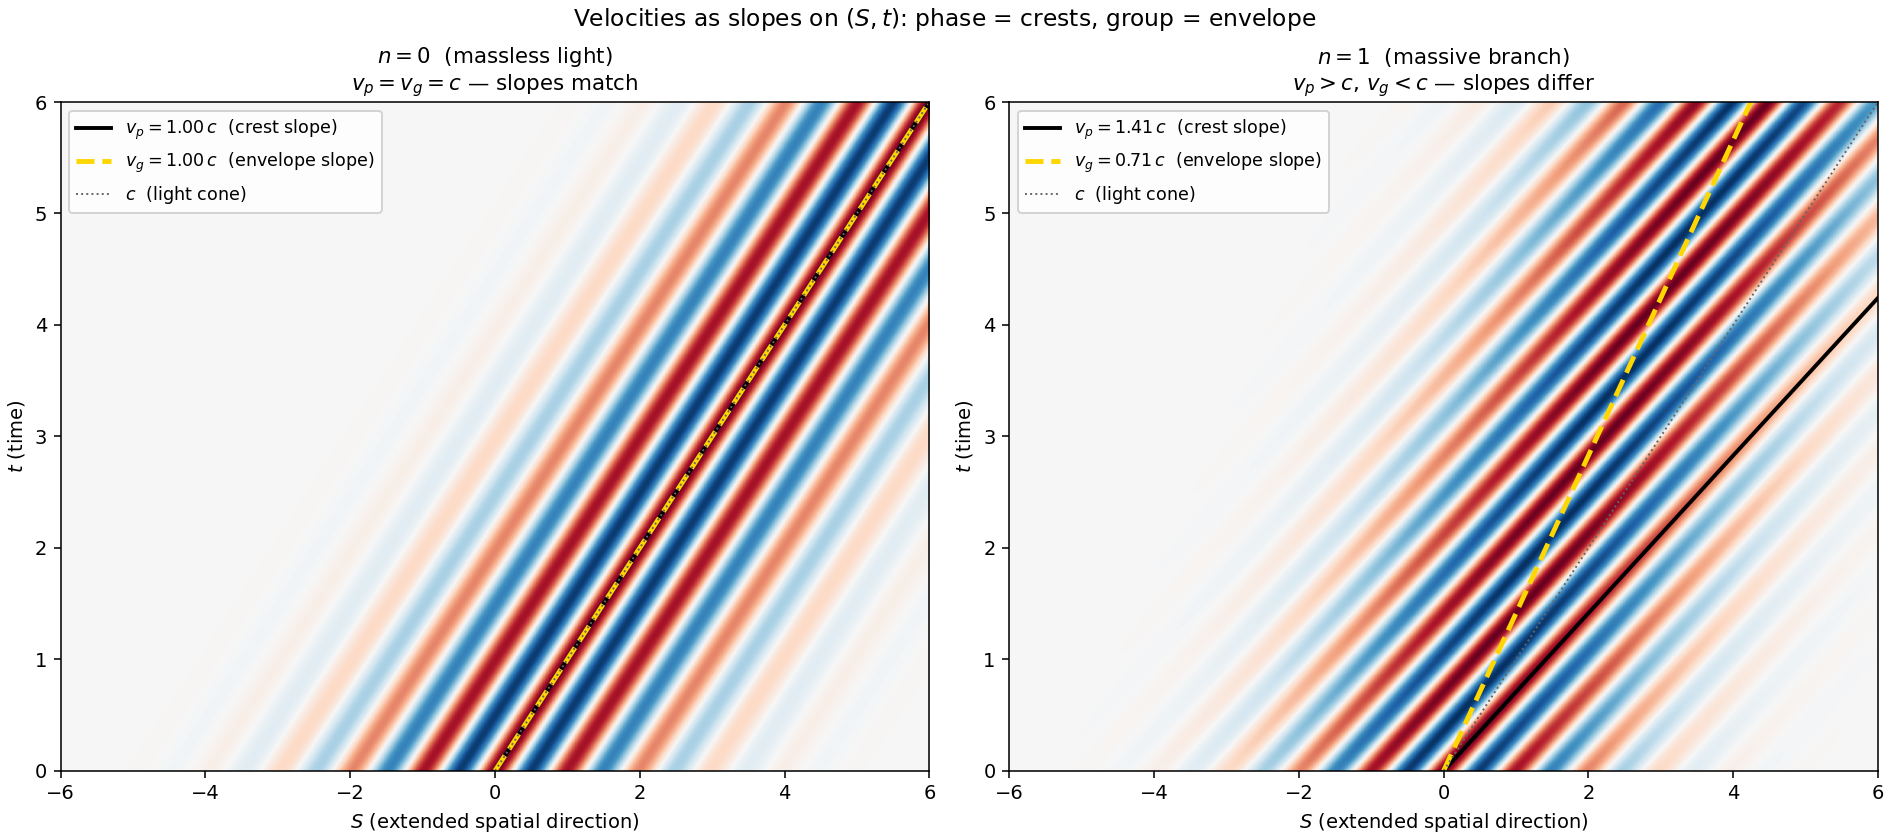

Recreate this plot in Python.
"""Phase- and group-velocity illustration for Chapter 2 §4.

Shows two (S, t) plots side-by-side:

  Left:   n = 0 mode (massless light) — phase and group velocities
          coincide; constant-phase stripes and the wave-packet envelope
          have the same slope.

  Right:  n = 1 mode (a "massive" branch) — phase velocity > c (steep
          stripes) while group velocity < c (less-steep envelope). The
          two slopes are different.

Both panels render Re(φ) of a Gaussian wave-packet centered at S = 0,
t = 0, propagating in +S direction. Reference lines are overlaid for
v_p and v_g.

Run:
    .venv/bin/python projects/metric-mass/figures/velocities.py

Output:
    projects/metric-mass/figures/velocities.png
"""

import os

import matplotlib.pyplot as plt
import numpy as np

OUT = os.path.join(os.path.dirname(__file__), "velocities.png")

# Manifold parameters
L_U = 1.0
R_U = L_U / (2 * np.pi)
C = 1.0

# Plot range (S, t) in units of L_u and L_u/c respectively
S_MAX, T_MAX = 6.0, 6.0
N_S, N_T = 600, 600

S = np.linspace(-S_MAX, S_MAX, N_S)
t = np.linspace(0.0, T_MAX, N_T)
SS, TT = np.meshgrid(S, t)

# Wave-packet parameters: a Gaussian envelope around k_0
SIGMA_K = 0.6  # bandwidth in k
N_MODES = 41


def packet(k0, n_branch):
    """Sum of N_MODES Gaussian-weighted plane waves around k_0."""
    ks = np.linspace(k0 - 3 * SIGMA_K, k0 + 3 * SIGMA_K, N_MODES)
    weights = np.exp(-((ks - k0) ** 2) / (2 * SIGMA_K ** 2))
    field = np.zeros_like(SS, dtype=complex)
    for k, w in zip(ks, weights):
        omega = C * np.sqrt(k ** 2 + (n_branch / R_U) ** 2)
        field += w * np.exp(1j * (k * SS - omega * TT))
    field /= np.sum(weights)
    return field.real


# Two panels
fig, axes = plt.subplots(1, 2, figsize=(13.5, 6.0), constrained_layout=True)

panels = [
    dict(
        n=0, k0=2 * np.pi,
        title=r"$n = 0$  (massless light)",
        subtitle=r"$v_p = v_g = c$ — slopes match",
        ax=axes[0],
    ),
    dict(
        n=1, k0=2 * np.pi,
        title=r"$n = 1$  (massive branch)",
        subtitle=r"$v_p > c$, $v_g < c$ — slopes differ",
        ax=axes[1],
    ),
]

vmax = None
for p in panels:
    field = packet(p["k0"], p["n"])
    if vmax is None:
        vmax = np.max(np.abs(field))
    p["field"] = field

extent = (-S_MAX, S_MAX, 0.0, T_MAX)

for p in panels:
    ax = p["ax"]
    im = ax.imshow(
        p["field"], origin="lower", aspect="auto", extent=extent,
        cmap="RdBu_r", vmin=-vmax, vmax=vmax,
    )
    ax.set_title(f"{p['title']}\n{p['subtitle']}", fontsize=11)
    ax.set_xlabel(r"$S$ (extended spatial direction)")
    ax.set_ylabel(r"$t$ (time)")

    # Compute the velocities at the central wavenumber
    k0 = p["k0"]
    n = p["n"]
    omega0 = C * np.sqrt(k0 ** 2 + (n / R_U) ** 2)
    v_p = omega0 / k0
    v_g = (C ** 2 * k0) / omega0

    # Overlay phase-velocity line (slope dS/dt = v_p): a representative
    # crest line passing through (S=0, t=0)
    t_line = np.linspace(0, T_MAX, 100)
    S_phase = v_p * t_line  # phase line: S = v_p · t
    ax.plot(
        S_phase, t_line, color="black", linestyle="-",
        linewidth=2.0, label=rf"$v_p = {v_p:.2f}\,c$  (crest slope)",
    )

    # Overlay group-velocity line: envelope center moves with v_g
    S_group = v_g * t_line
    ax.plot(
        S_group, t_line, color="gold", linestyle="--",
        linewidth=2.5, label=rf"$v_g = {v_g:.2f}\,c$  (envelope slope)",
    )

    # Light-cone reference (slope = c)
    S_light = C * t_line
    ax.plot(
        S_light, t_line, color="0.4", linestyle=":",
        linewidth=1.0, label=r"$c$  (light cone)",
    )

    ax.legend(loc="upper left", fontsize=9, framealpha=0.85)
    ax.set_xlim(-S_MAX, S_MAX)
    ax.set_ylim(0, T_MAX)

fig.suptitle(
    r"Velocities as slopes on $(S, t)$: phase = crests, group = envelope",
    fontsize=12,
)

fig.savefig(OUT, dpi=140)
print(f"wrote {OUT}")
